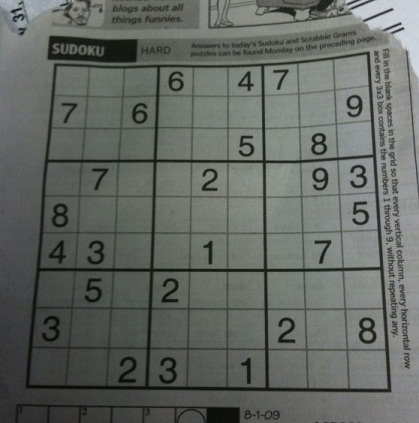
#> input picture DATA/sudoku.jpg, 419 x 423 px
$ python cv-11-4.py
#> lines starting #> are read from the running program, lines starting #| are printed output that depends on the picture
import numpy as np
import cv2

img = cv2.imread('../DATA/sudoku.jpg')
#> img is the input picture: shape (423, 419, 3); mean B, G, R 98.9, 103.6, 99.4
h, w = img.shape[:2]
#> h = 423; w = 419

pts1 = np.float32([[50, 50], [200, 50], [50, 200]])
pts2 = np.float32([[10, 100], [200, 50], [100, 250]])

pts3 = np.float32([[0, 0], [300, 0], [0, 300], [300, 300]])
pts4 = np.float32([[56, 65], [368, 52], [28, 387], [389, 390]])

M1 = cv2.getAffineTransform(pts1, pts2)
M2 = cv2.getPerspectiveTransform(pts3, pts4)

img2 = cv2.warpAffine(img, M1, (w, h))
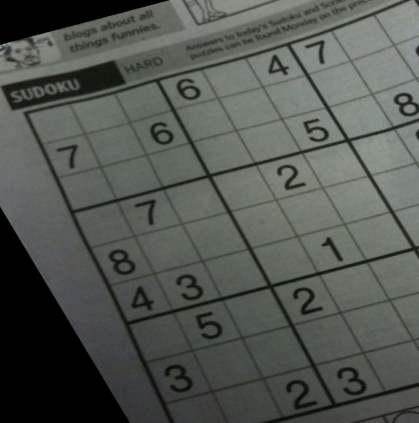
#> img2: shape (423, 419, 3); mean B, G, R 81.5, 86.9, 82.5
img3 = cv2.warpPerspective(img, M2, (w, h))
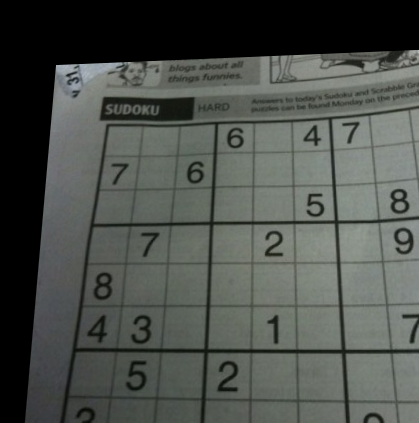
#> img3: shape (423, 419, 3); mean B, G, R 75.5, 80.2, 76.2

cv2.imshow('original', img)
cv2.imshow('Affine-Transform', img2)
cv2.imshow('Perspective-Transform', img3)

cv2.waitKey(0)
cv2.destroyAllWindows()

$ run again, with DATA/chang.jpg copied over DATA/sudoku.jpg
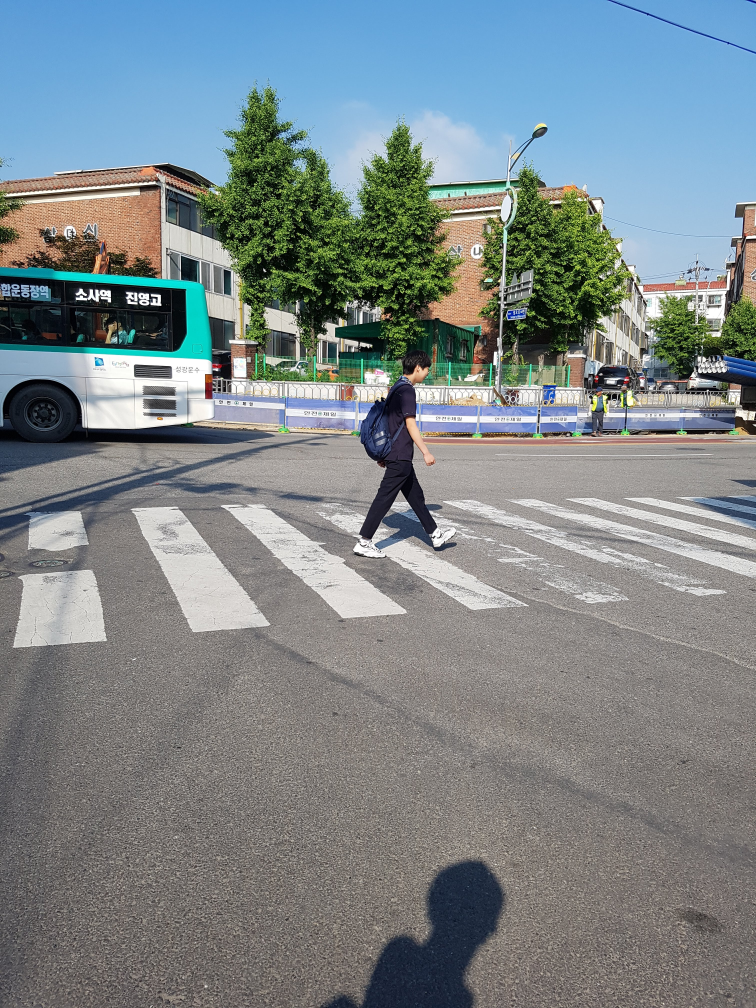
#> input picture DATA/chang.jpg, 3024 x 4032 px (shown at 1/4 size)
#> img is the input picture: shape (4032, 3024, 3); mean B, G, R 137, 134.1, 124.2
#> `img2 = cv2.warpAffine(img, M1, (w, h))`:
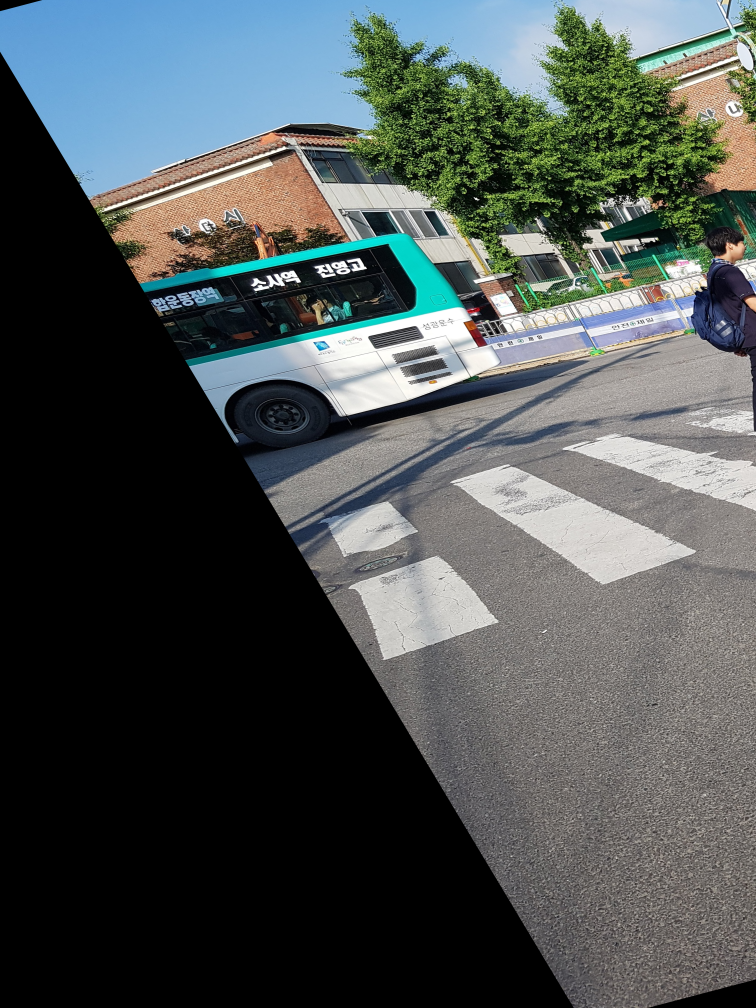
#> img2: shape (4032, 3024, 3) (shown at 1/4 size); mean B, G, R 82.1, 82.7, 76.1
#> `img3 = cv2.warpPerspective(img, M2, (w, h))`:
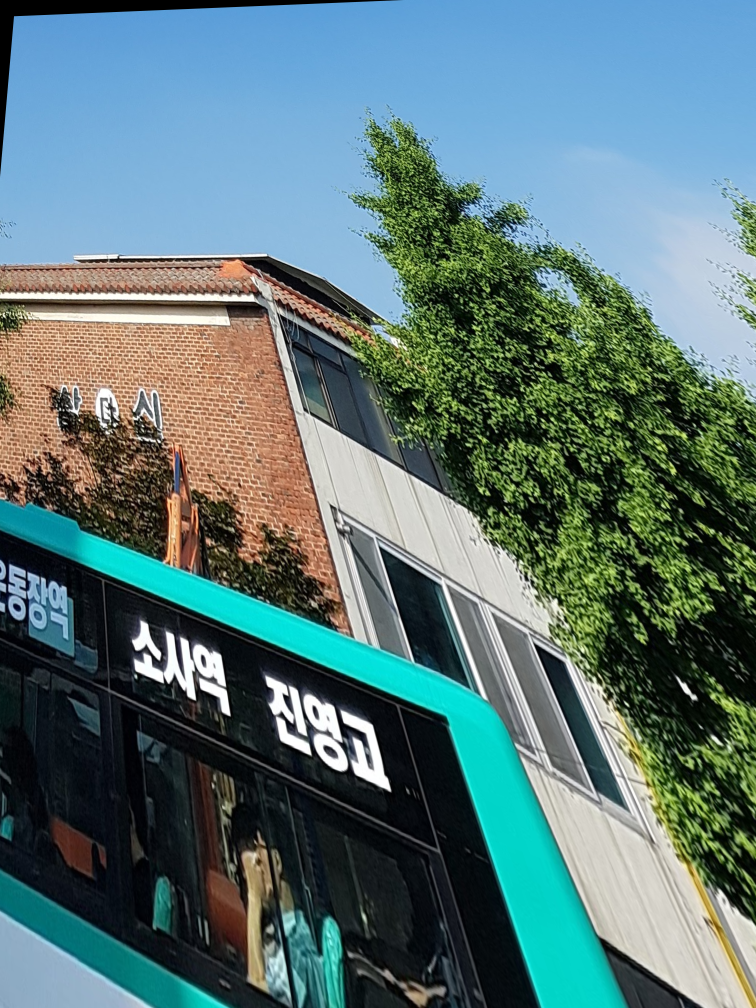
#> img3: shape (4032, 3024, 3) (shown at 1/4 size); mean B, G, R 118.5, 118.2, 90.7
